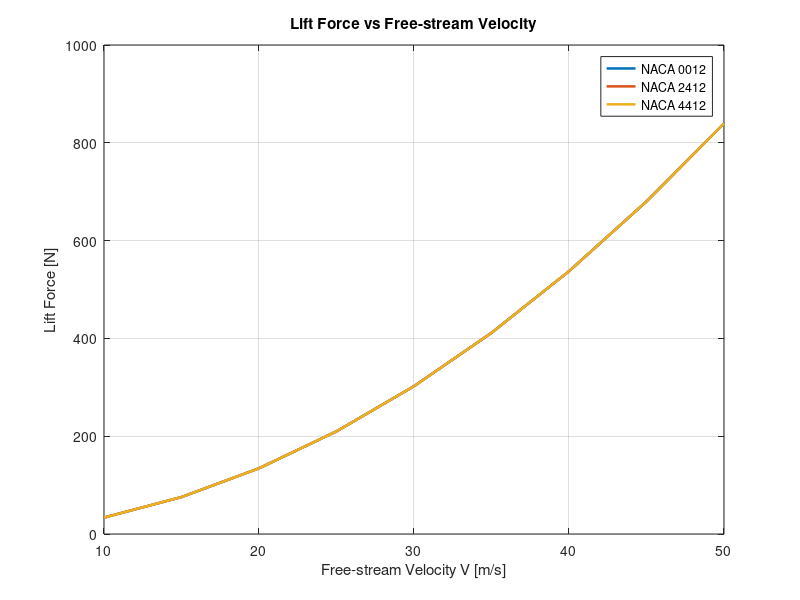
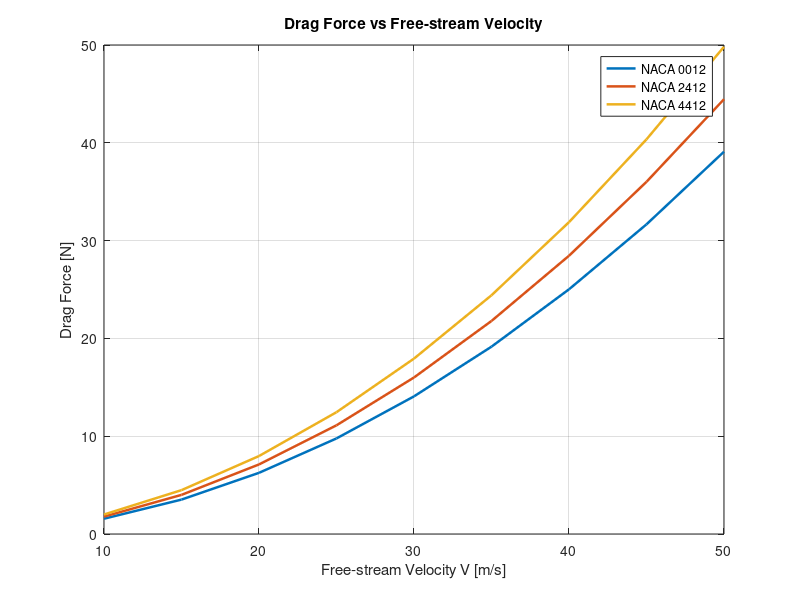

MATLAB code for these plots, in order: (Note: this script raises an error after producing the figures.)
clear;
clc;
close all;

%% NACA Airfoil Velocity Effect Analysis
% This script analyzes the effect of free-stream velocity on lift and drag
% forces for NACA 0012, NACA 2412 and NACA 4412 airfoils.
%
% The best aerodynamic operating point for each airfoil is calculated
% automatically based on maximum lift-to-drag ratio.

%% Flight Parameters

rho = 1.225;          % Air density at sea level [kg/m^3]
S = 1.0;              % Reference wing area [m^2]

V = 10:5:50;          % Free-stream velocity range [m/s]

%% Angle of Attack Range

alpha_deg = -10:1:15;
alpha_rad = deg2rad(alpha_deg);

%% Airfoil Data

airfoil_names = {'NACA 0012', 'NACA 2412', 'NACA 4412'};

% Zero-lift angle of attack [deg]
alpha_L0_deg = [0, -2, -4];

% Maximum lift coefficient
Cl_max_values = [1.2, 1.4, 1.6];

% Minimum drag coefficient
Cd0_values = [0.012, 0.014, 0.016];

% Induced drag factor
k_values = [0.045, 0.050, 0.055];

%% Storage

Cl_best = zeros(length(airfoil_names), 1);
Cd_best = zeros(length(airfoil_names), 1);
LD_best = zeros(length(airfoil_names), 1);
best_alpha_deg = zeros(length(airfoil_names), 1);

Lift_all = zeros(length(airfoil_names), length(V));
Drag_all = zeros(length(airfoil_names), length(V));
q_inf_all = zeros(1, length(V));

%% Find Best Aerodynamic Operating Point for Each Airfoil

for i = 1:length(airfoil_names)

    alpha_effective_rad = deg2rad(alpha_deg - alpha_L0_deg(i));

    % Lift coefficient approximation
    Cl = 2*pi*alpha_effective_rad;

    % Stall limitation
    Cl_max = Cl_max_values(i);
    Cl_min = -1.0;

    Cl(Cl > Cl_max) = Cl_max;
    Cl(Cl < Cl_min) = Cl_min;

    % Drag polar
    Cd0 = Cd0_values(i);
    k = k_values(i);

    Cd = Cd0 + k*(Cl.^2);

    % Lift-to-drag ratio
    LD = Cl ./ Cd;

    % Find maximum L/D point
    [LD_best(i), idx] = max(LD);

    best_alpha_deg(i) = alpha_deg(idx);
    Cl_best(i) = Cl(idx);
    Cd_best(i) = Cd(idx);
end

%% Force Calculations for Different Velocities

for j = 1:length(V)

    q_inf = 0.5 * rho * V(j)^2;
    q_inf_all(j) = q_inf;

    for i = 1:length(airfoil_names)

        Lift_all(i, j) = q_inf * S * Cl_best(i);
        Drag_all(i, j) = q_inf * S * Cd_best(i);

    end
end

%% Print Results at 30 m/s

fprintf('NACA Airfoil Velocity Effect Analysis\n');
fprintf('--------------------------------------------------------------------------\n');
fprintf('%-12s %-12s %-12s %-12s %-12s %-12s\n', ...
    'Airfoil', 'Best Alpha', 'Cl_best', 'Lift@30m/s', 'Drag@30m/s', 'L/D');
fprintf('--------------------------------------------------------------------------\n');

V_reference = 30;
[~, idx_ref] = min(abs(V - V_reference));

for i = 1:length(airfoil_names)

    fprintf('%-12s %-12.2f %-12.3f %-12.2f %-12.2f %-12.2f\n', ...
        airfoil_names{i}, ...
        best_alpha_deg(i), ...
        Cl_best(i), ...
        Lift_all(i, idx_ref), ...
        Drag_all(i, idx_ref), ...
        LD_best(i));
end

%% Plot Lift Force Comparison

figure;

plot(V, Lift_all(1,:), 'LineWidth', 1.8);
hold on;
plot(V, Lift_all(2,:), 'LineWidth', 1.8);
plot(V, Lift_all(3,:), 'LineWidth', 1.8);

grid on;
xlabel('Free-stream Velocity V [m/s]');
ylabel('Lift Force [N]');
title('Lift Force vs Free-stream Velocity');
legend(airfoil_names, 'Location', 'best');

%% Save Figure

script_path = mfilename('fullpath');
matlab_folder = fileparts(script_path);
project_folder = fileparts(matlab_folder);
results_folder = fullfile(project_folder, 'Results');

if ~exist(results_folder, 'dir')
    mkdir(results_folder);
end

saveas(gcf, fullfile(results_folder, 'naca_airfoil_lift_vs_velocity.png'));

%% Plot Drag Force Comparison

figure;

plot(V, Drag_all(1,:), 'LineWidth', 1.8);
hold on;
plot(V, Drag_all(2,:), 'LineWidth', 1.8);
plot(V, Drag_all(3,:), 'LineWidth', 1.8);

grid on;
xlabel('Free-stream Velocity V [m/s]');
ylabel('Drag Force [N]');
title('Drag Force vs Free-stream Velocity');
legend(airfoil_names, 'Location', 'best');

saveas(gcf, fullfile(results_folder, 'naca_airfoil_drag_vs_velocity.png'));

%% Save Results Table

velocity_results_table = table( ...
    V', ...
    q_inf_all', ...
    Lift_all(1,:)', ...
    Drag_all(1,:)', ...
    Lift_all(2,:)', ...
    Drag_all(2,:)', ...
    Lift_all(3,:)', ...
    Drag_all(3,:)', ...
    'VariableNames', { ...
    'Velocity_m_s', ...
    'DynamicPressure_Pa', ...
    'NACA0012_Lift_N', ...
    'NACA0012_Drag_N', ...
    'NACA2412_Lift_N', ...
    'NACA2412_Drag_N', ...
    'NACA4412_Lift_N', ...
    'NACA4412_Drag_N'});

writetable(velocity_results_table, fullfile(results_folder, 'naca_airfoil_velocity_effect_results.csv'));

fprintf('Velocity effect figures and results table saved successfully.\n');
